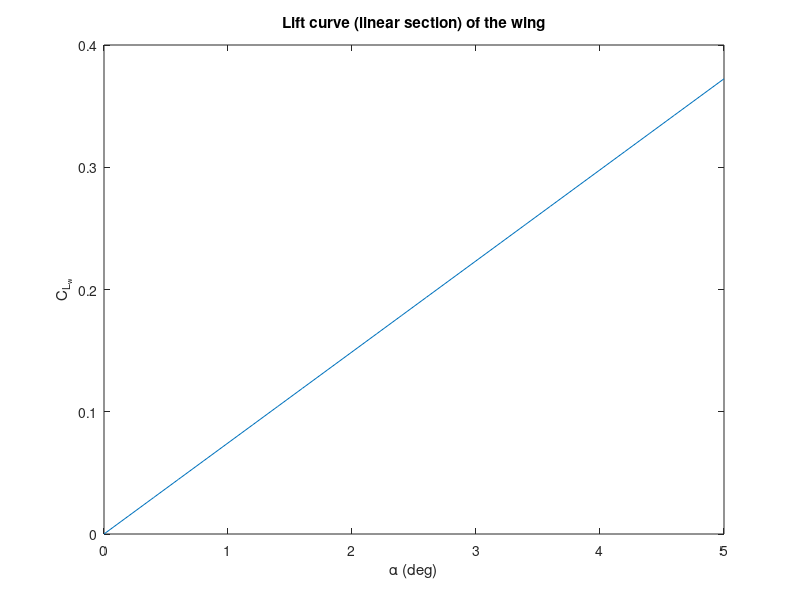
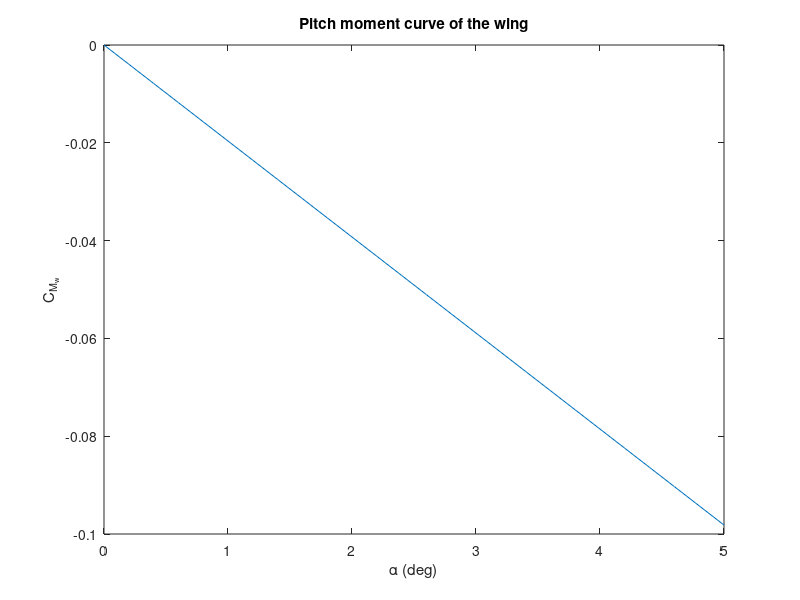
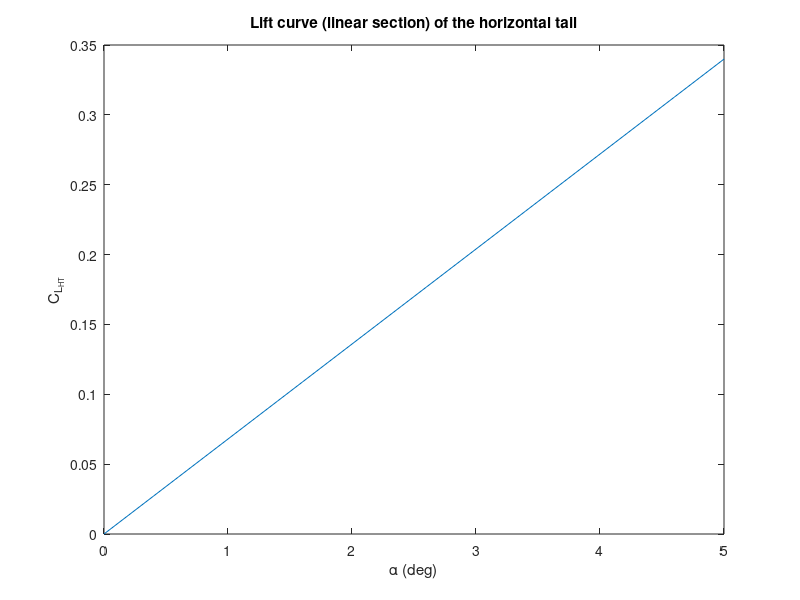
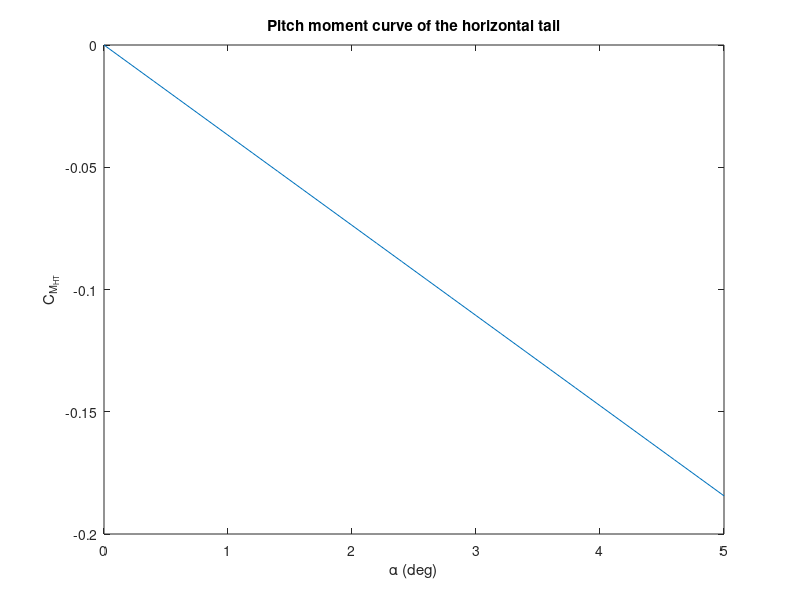

These figures' MATLAB source, in order:
%%%% BALSA WOOD GLIDER CALCULATIONS %%%%
%%%% Design limits:
% Max wingspan: 500 mm 
% Max fuselage length: 500 mm
% Max chord length = 100 mm
% Fuselage building material available: 5 x 15 x 1000 mm
% Lifting surfaces building material available: 2.5 x 100 x 1000 mm
close all; clc; clear

%% Constants and design parameters
Cl_alpha = 0.11 * 180 / pi; % Sectional lift curve slope of flat plate [rad^-1]
eps_slope = 0.1;            % (\partial \varepsilon) / (\partial \alpha)
etaHT = 1;                 % Tail effectiveness: eta_HT = qt/q

alpha = 0:0.2:5;            % Range of angles of attack calculated [deg]

%% Initial reference surface estimation
% Assume the glider has the highest values for fuselage length and
% wingspan. Rectangular planform shape:

b = 400;            % Wingspan [mm]
AR = 5;             % Aspect ratio [-]; should be between 4.5 and 7.5
c = b/AR;           % Mean chord [mm]
S = b^2/AR;         % Wing area (reference area)

xf = 420;           % Dim. of fuselage x (length)
yf = 15;            % y
zf = 5;             % z

xt = 40;            % Dim. of tail x (chord)
yt = 100;           % y 
zt = 2.5;           % z

xw = 100;           % Dim. of wingspan x
yw = b;             % y
zw = zt;            % z
    
V_t = xt*yt*zt;     % Tail volume
V_w = xw*yw*zw;     % Wing volume
V_f = xf*yf*zf;     % Fuselage volume

% Centroid calculations
xLE_w = 150;        % Position of wing LE from nose      
xj_w = 50;          % Position of wing centroid with reference to wing LE
xLE_t = 420-40;        % Position of tail LE from nose  
xj_t = 20;          % Position of tail centroid with reference to tail LE
xLE_VT = 420-40;       % Position of vertical tail LE from nose 
xj_VT = 20;         % Poistion of vertical tail centroid with reference to vertical tail LE

xi_t = xLE_t + xj_t;    % Position of wing centroid with reference to nose
xi_w = xLE_w + xj_w;    % Position of tail centroid with reference to nose
xi_VT = xLE_VT + xj_VT; % Position of vertical tail centroid with reference to nose
xi_f = xf/2;            % Position of fuselage centroid

x_cg_w = 50;            % Centre of gravity of the wing

%% Initial estimations for horizontal and vertical tail
S_H = 0.2 * S;          % Horizontal tail area
S_T = 0.5 * S_H;        % Vertical tail planform area
bt = S_H/xt;            % Span of the tail
ARt = bt^2/S_H;

Vol_w = S * 2.5;        % Wing volume
Vol_HT = S_H * 2.5;     % Horizontal tail volume
Vol_VT = S_T * 2.5;     % Vertical tail volume

% Mass addition
M = 0.005;                  % Added mass [kg]
rho_B = 120;                % Density of balsa wood [kg * m^-3]
Vol_M = M/rho_B * 10^9;     % Equivalent balsa wood volume of the added mass [mm^3]
xi_M = 10;                  % Position of the added mass with reference to the nose
x_M = xi_M - xLE_w;         % Position of the added mass with reference to wing LE


x_cg = (xi_w*Vol_w + xi_t * Vol_HT + xi_f * V_f + xi_VT * Vol_VT + x_M * Vol_M)/...
       (Vol_HT + Vol_w + V_f + Vol_VT + Vol_M);    % Centre of Mass with respect to nose
x_cg_bar = x_cg / c;    % Dimensionless centre of mass with respect to nose                 

% Centre of mass with respect to wing LE
x_cg_2 = x_cg - xLE_w;
x_cg_2_bar = x_cg_2/c;

%% Calculation of wing lift coefficient of lifting surfaces
CL_alpha_w = Cl_alpha * AR / (2+sqrt(AR^2 + 4));                  % Lift curve slope of wing eq(9-73)
CL_alpha_t = Cl_alpha * ARt / (2+sqrt(ARt^2 + 4));                % Lift curve slope of tail eq(9-73)

%% Wing Contribution
% Equations (24-67), (24-71)
x_ac_w = c/4;                                           % Aerodynamic centre of the wing
x_ac_w_bar = 1/4;                                       % Dimensionless aerodynamic centre of the wing

CL0_w = 0;                                              % Zero lift coefficient of the wing (symmetrical)
CMac_w = 0;                                             % Moment coefficient of the wing about its AC (symmetrical wing)

CM0_w = CMac_w + CL0_w * (x_cg_2_bar - x_ac_w_bar);     % Residual pitch moment coefficient of the wing (symmetrical)
CMalpha_w = CL_alpha_w * (x_cg_2_bar - x_ac_w_bar);       % Longitudinal Stability derivative of the wing (- for stability)

% CL_w plot (linear part)
CL_w = CL0_w + CL_alpha_w * deg2rad(alpha);
figure(1)
plot(alpha, CL_w);
xlabel('\alpha (deg)')
ylabel('C_{L_w}')
title('Lift curve (linear section) of the wing')

% CM_w plot
CM_w = CM0_w + CMalpha_w * deg2rad(alpha);
figure(2)
plot(alpha, CM_w);
xlabel('\alpha (deg)')
ylabel('C_{M_w}')
title('Pitch moment curve of the wing')

%% Horizontal Tail Contribution
% Equations (24-68) and (24-73)
x_ac_HT = xt/4 + xLE_t - xLE_w;                         % Aerodynamic centre of the tail
x_ac_HT_bar = x_ac_HT / c;

CL0_HT = 0;                                             % Zero lift coefficient of the wing (symmetrical)
CMac_HT = 0;                                            % Moment coefficient of the wing about its AC (symmetrical wing)   

l_HT_bar = (x_ac_HT - x_cg_2)/c;                        % Distance from CG to AC_HT

CM0_HT = CMac_HT + CL0_HT * (l_HT_bar);                 % Residual pitch moment coefficient of the HT (symmetrical)

VHT = S_H*l_HT_bar/S;                                   % Horizontal tail volume
CMalpha_HT = -etaHT * VHT * CL_alpha_t * (1-eps_slope);   % Longitudinal Stability derivative of the HT (- for stability)

% CL_HT plot (linear part)
CL_HT = CL0_HT + CL_alpha_t * deg2rad(alpha);
figure(3)
plot(alpha, CL_HT);
xlabel('\alpha (deg)')
ylabel('C_{L_{HT}}')
title('Lift curve (linear section) of the horizontal tail')

% CM_HT plot
CM_HT = CM0_HT + CMalpha_HT * deg2rad(alpha);
figure(4)
plot(alpha, CM_HT);
xlabel('\alpha (deg)')
ylabel('C_{M_{HT}}')
title('Pitch moment curve of the horizontal tail')

%% Stick-fixed longitudinal stability
i_w = 0;                                            % Wing incidence angle
i_t = deg2rad(-0.5);                                            % Tail incidence angle

% Aerodynamic centre of glider CHECK THE ORIGIN OF THIS!
x_ac_bar = (x_ac_w_bar + CL_alpha_t/CL_alpha_w * etaHT * S_H/S * x_ac_HT_bar * (1-eps_slope))/...
            (1+CL_alpha_t/CL_alpha_w * etaHT * S_H/S * (1-eps_slope)); 

dfus = 2*sqrt((yf/2)^2 + (zf/2)^2);                 % "Diameter" of the fuselage
K_WB = 1 + 0.025 * (dfus/b) - 0.25 * (dfus/b)^2;    % Fuselage correction factor                 

CL0 = CL0_w + etaHT * S_H/S * CL0_HT;                                                   % Zero lift coefficient of glider
CLalpha = K_WB * CL_alpha_w + etaHT * S_H/S * CL_alpha_t * (1-eps_slope);                   % Slope of lift curve of glider
CM0 = CM0_w + etaHT * VHT * CL_alpha_t * (i_w - i_t);                                     % Residual moment coefficient of glider
CMalpha = CL_alpha_w * (x_cg_2_bar - x_ac_bar) - etaHT * VHT * CL_alpha_t * (1-eps_slope);   % Longitudinal stability of glider
CMalpha_true = CMalpha * pi/180

% CL_TOT plot (linear part)
CL = CL0 + CLalpha * deg2rad(alpha);
figure(5)
plot(alpha, CL);
xlabel('\alpha (deg)')
ylabel('C_{L}')
title('Lift curve (linear section) of the glider')

% CM_TOT plot
CM = CM0 + CMalpha * deg2rad(alpha);
figure(6)
plot(alpha, CM);
xlabel('\alpha (deg)')
ylabel('C_{M}')
title('Pitch moment curve of the glider')

   
            
SM = x_ac_bar - x_cg_2_bar           % Static margin
SM_2 = -CMalpha/CLalpha

%% Trim Conditions
i_w = 1.5*pi/180;                                            % Wing incidence angle
i_t = -1*pi/180;                                            % Tail incidence angle
rho = 139;  %kg/m^3
g = 9.78;  %m/s^2

V = V_f + V_t +V_w;
W = rho*g*V*(10^(-9));   %N
x_ac_HT_bar = x_ac_HT/c;
CMih = (-CL_alpha_t)*etaHT*(S_H/S)*(x_ac_HT_bar-x_cg_bar);
CM0 = CM0_w + etaHT * VHT * CLalpha * (i_w - i_t);  
alpha_trim = (-CM0-CMih*i_t)/(CMalpha);



CLalpha0 = CL_alpha_w*i_w - CL_alpha_t*i_t*(S_H/S);
CL_trim = CLalpha0 + CLalpha*alpha_trim;
Vtrim = sqrt(2*W/(CL_trim* rho *S*10^(-6)));
